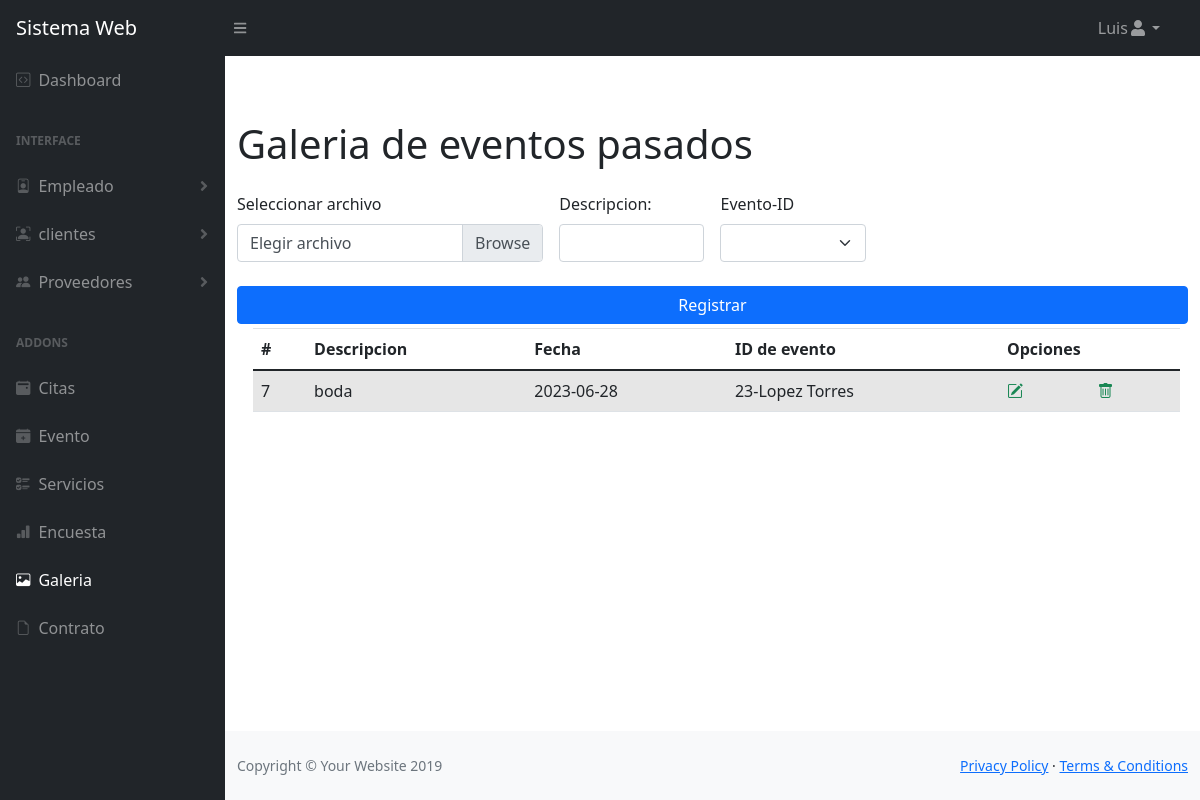
Page /Proyecto/sistema/galeria.php (signed in) on the committed database.
### tables this page shows
CREATE TABLE `fotos` (
  `idFoto` int(11) NOT NULL,
  `descripcion` varchar(512) NOT NULL,
  `fecha` date NOT NULL,
  `ruta` varchar(1000) NOT NULL,
  `FK_evento_idEvento` int(11) NOT NULL
);

CREATE TABLE `eventos` (
  `idEvento` int(11) NOT NULL,
  `nombre` varchar(1000) NOT NULL,
  `fecha` date NOT NULL,
  `lugar` varchar(100) NOT NULL,
  `noInvitados` int(11) NOT NULL,
  `tipoEvento` varchar(50) NOT NULL,
  `estatus` varchar(50) NOT NULL,
  `cotizacion` int(20) NOT NULL,
  `descripcion` varchar(2000) NOT NULL,
  `FK_cliente_idCliente` int(11) NOT NULL
);

### Proyecto/sistema/galeria.php (the view, shortened to what this page needs)
<?php require_once "vistas/parte_superior.php"  ?>
<?php require_once "./conexionBD.php";
?>
<?php
$query1 = mysqli_query($mysqli, "SELECT * from eventos");
$query2 = mysqli_query($mysqli, "SELECT * from fotos");
$query3 = mysqli_query($mysqli, "SELECT eventos.nombre FROM eventos INNER JOIN fotos ON FK_evento_idEvento = idEvento")
?>
<body class="container mt-5">
    <div class="container mt-5">
        <form class="row g-3 mt-2" method="POST" action="fotos/registrarFoto.php" enctype="multipart/form-data">
        <h1>Galeria de eventos pasados</h1>
            <div class="col-4 mb-2">
                <label for="archivo">Seleccionar archivo</label>
                <div class="custom-file">
                    <label class="custom-file-label" for="archivo">Elegir archivo</label>
                </div>
            </div>
            <div class="col-2 mb-2">
                <label for="Descripcion" class="form-label">Descripcion:</label>
                <input type="text" class="form-control" id="descripcion" name="descripcion" required >
            </div>
            <div class="col-2 mb-2">
                <label for="idEvento" class="form-label">Evento-ID</label>
                <select name="idEvento" class="form-select" id="idEvento" required >
                    <option value="" disabled selected ></option>
                    <?php
                    foreach ($query1 as $fila) {
                    ?>
                        <option value="<?= $fila['idEvento'] ?>"> <?= $fila['idEvento'] . " - " . $fila['nombre']  ?> </option>
                    <?php
                    }
                    ?>
                </select>
            </div>
            <div class="d-grid">
                <input type="submit" class="btn btn-primary" value="Registrar">
            </div>
        </form>
        <div class="container m-1">
            <table class="table table-striped">
                <thead>
                    <tr class="table table-sm">
                        <th>#</th>
                        <th scope="col">Descripcion</th>
                        <th scope="col">Fecha</th>
                        <th scope="col">ID de evento</th>
                        <th scope="col" colspan="2">Opciones</th>
                    </tr>
                </thead>
                <tbody>
                    <?php
                    foreach ($query2 as $dato) {
                        foreach ($query3 as $fila) {
                    ?>
                        <tr>
                            <td><?= $dato['idFoto']; ?></td>
                            <td><?= $dato['descripcion']; ?></td>
                            <td><?= $dato['fecha']; ?></td>
                            <td><?= $dato['FK_evento_idEvento'] . "-" . $fila['nombre']; ?></td>
                            <td><a class="text-success" href="fotos/editarFoto.php?id=<?= $dato['idFoto']?>"><i class="bi bi-pencil-square"></i></a></td>
                            <td><a class="text-success" href="fotos/eliminarFoto.php?idFoto=<?= $dato['idFoto']?>" onclick="return confirm('Estas seguro de eliminar la foto?')"><i class="bi bi-trash"></i></a></td>
                        </tr>
                    <?php
                        }
                    }
                    ?>
                </tbody>
            </table>
        </div>
    </div>
</body>
<?php require_once "vistas/parte_inferior.php"  ?>

### rows in the picture
fotos: idFoto "7", descripcion "boda", fecha "2023-06-28", FK_evento_idEvento "23"
eventos: nombre "Lopez Torres"

### other values in the picture
$nombre "Luis"
